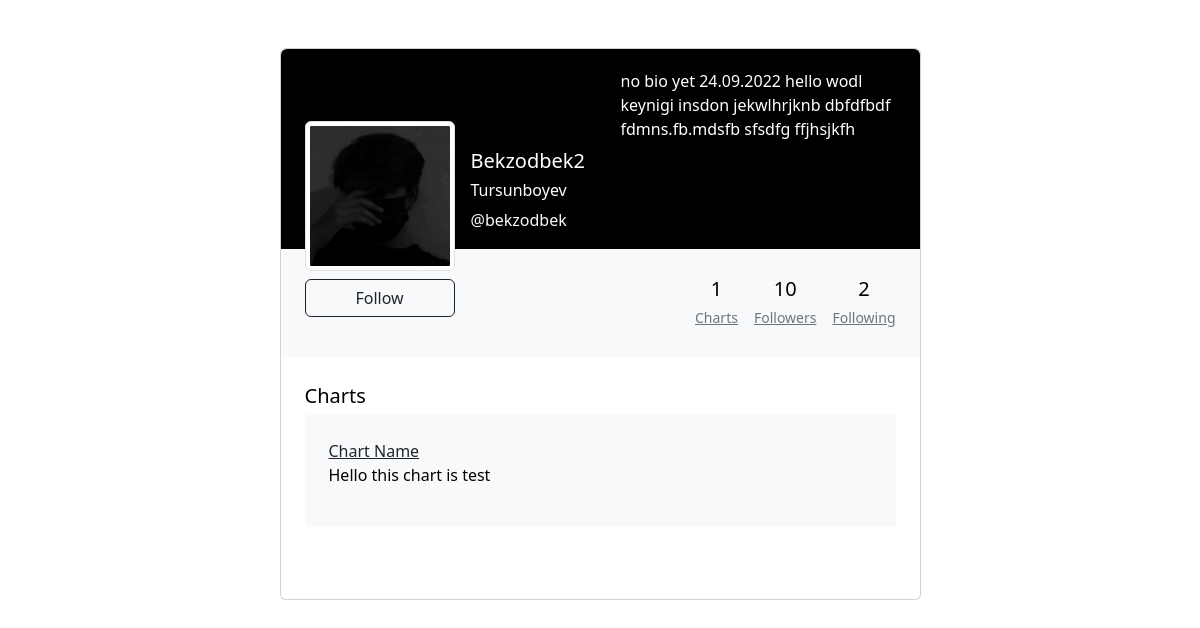
/bekzodbek?tab=charts, run on an earlier commit of the app's database.
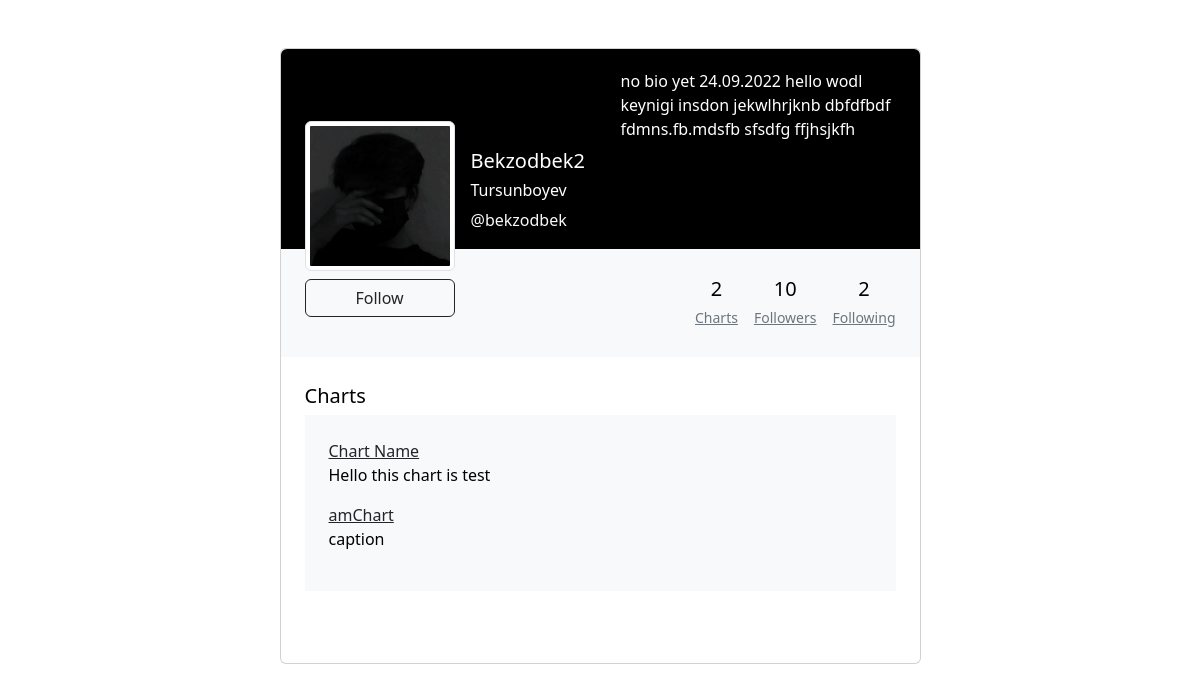
And on a later commit of the database.
### chart/models.py (models this page shows, shortened)
class MyUser(AbstractUser):
    is_organiser = models.BooleanField(default=False)
    is_agent = models.BooleanField(default=False)
    following = models.ManyToManyField(
        "self", blank=True, related_name="followers", symmetrical=False
    )

class Profile(models.Model):
    class Meta:
        verbose_name = "My Profile"
        verbose_name_plural = "Profile"
    custom_user = models.OneToOneField(MyUser, on_delete=models.CASCADE)
    image = models.ImageField(default="profile/profile.jpg", upload_to="profile")
    bio = models.CharField(max_length=100, null=True, blank=True, default="")
    is_online = models.BooleanField(default=False)

class Chart(models.Model):
    PIE = "Pie"
    COLUMN = "Column"
    CHART_CHOICES = [
        (PIE, "Pie Chart"),
        (COLUMN, "Column Chart")
    ]
    author = models.ForeignKey(MyUser, on_delete=models.CASCADE,related_name='chart' )
    name = models.CharField(max_length=150)
    slug = models.SlugField(unique=True)
    caption = models.TextField(max_length=700)
    created_on = models.DateTimeField(("date joined"), default=timezone.now)
    view_count = models.IntegerField(default=0)
    chart_type = models.CharField(max_length=15,choices=CHART_CHOICES, default=PIE)

### chart/views.py (the view)
# urls.py: path("<str:username>", ProfileView, name="profile"),
def ProfileView(request, username):
        user_p = User.objects.get(username=username)
        author = get_object_or_404(User, username=username)
        tab = request.GET.get('tab')
        title = None
        tab_chart = None
        tab_following = None
        tab_followers = None
        if tab == "charts":
            tab_chart = author.chart.all()
            title = "Charts"
        elif tab == "following": # followingda foydalanuvchi uchun followerslar keladi. followersda esa teskarisi
            tab_followers = user_p.followers.all().order_by('-id')
            title = "Following"
        elif tab == "followers":
            title = "Followers"
            tab_following = user_p.following.all().order_by('-id')
        else:
            title = f"Charts - @{user_p.username}"
        if request.user.is_authenticated:
            user_form = UpdateUserForm(instance=request.user)
            profile_form = UpdateProfileForm(instance=request.user.profile)
            if request.method == 'POST':
                user_form = UpdateUserForm(request.POST, instance=request.user)
                profile_form = UpdateProfileForm(request.POST,
                                                request.FILES,
                                                instance=request.user.profile)
                if user_form.is_valid() and profile_form.is_valid():
                    user_name = user_form.cleaned_data.get('username')
                    user_form.save()
                    profile_form.save()
                    return redirect("app:profile", user_name)
        else:
            user_form = None
            profile_form = None
        user_chart_count = author.chart.count()
        context = {
            "user_p": user_p,
            "user_following":tab_following,
            "user_followers":tab_followers,
            "user_form":user_form,
            "profile_form":profile_form,
            "tab_chart":tab_chart,
            "title":title,
            "user_chart_count":user_chart_count
        }
        return render(request, 'pages/profile.html', context)

### templates/pages/profile.html (shortened to what this page needs)
<!DOCTYPE html>
{% load static %}
<html lang="en">
<head>
  <link href="{% static 'assets/vendor/animate.css/animate.min.css' %}" rel="stylesheet">
  <link href="{% static 'assets/vendor/bootstrap/css/bootstrap.min.css' %}" rel="stylesheet">
  <link href="{% static 'assets/vendor/bootstrap-icons/bootstrap-icons.css' %}" rel="stylesheet">
  <link href="{% static 'assets/vendor/boxicons/css/boxicons.min.css' %}" rel="stylesheet">
  <link href="{% static 'assets/vendor/glightbox/css/glightbox.min.css' %}" rel="stylesheet">
  <link href="{% static 'assets/vendor/remixicon/remixicon.css' %}" rel="stylesheet">
  <link href="{% static 'assets/vendor/swiper/swiper-bundle.min.css' %}" rel="stylesheet">
  <link rel="stylesheet" href="{% static 'css/profile.css' %}">
</head>
<body>
  <section class="h-100 gradient-custom-2">
    <div class="container py-5 h-100">
      <div class="row d-flex justify-content-center align-items-center h-100">
        <div class="col col-lg-9 col-xl-7">
          <div class="card">
            <div class="rounded-top text-white d-flex flex-row" style="background-color: #000; height:200px;">
              <div class="ms-4 mt-5 d-flex flex-column" style="width: 150px;">
                <img src="{{ user_p.profile.image.url }}" alt="@{{ user_p.username }}"
                  class="img-fluid img-thumbnail mt-4 mb-2" style="width: 150px; z-index: 1">
                {% if request.user.username == user_p.username %}
                <button type="button" id="edit_btn" class="btn btn-outline-dark" data-mdb-ripple-color="dark" style="z-index: 1;">Edit
                  profile</button>
                {% else %}
                {% if user_p in request.user.followers.all %}
                <a href="{% url 'app:follow' user_p.username %}" class="btn btn-outline-danger"
                  data-mdb-ripple-color="dark" style="z-index: 1;">Unfollow</a>
                {% else %}
                <a href="{% url 'app:follow' user_p.username %}" class="btn btn-outline-dark"
                  data-mdb-ripple-color="dark" style="z-index: 1;">Follow</a>
                {% endif %}
                {% endif %}
              </div>
              <div class="ms-3" style="margin-top: 100px;">
                <h5>{{ user_p.first_name }}</h5>
                <h6>{{ user_p.last_name }}</h6>
                <p> <a class="text-light" href="{% url 'app:profile' user_p.username %}"
                    style="text-decoration: none;">@{{ user_p.username }}</a></p>
              </div>
              <p class="user_bio">
                {% if user_p.profile.bio %}
                {{ user_p.profile.bio }}
                {% endif %}
              </p>
            </div>
            <div class="p-4 text-black" style="background-color: #f8f9fa;">
              <div class="d-flex justify-content-end text-center py-1">
                <div>
                  <p class="mb-1 h5">{{user_chart_count}}</p>
                  <a href="?tab=charts" class="small text-muted mb-0">Charts</a>
                </div>
                <div class="px-3">
                  <p class="mb-1 h5">{{ user_p.following.count }}</p>
                  <a href="?tab=followers" class="small text-muted mb-0">Followers</a>
                </div>
                <div>
                  <p class="mb-1 h5">{{ user_p.followers.count }}</p>
                  <a href="?tab=following" class="small text-muted mb-0">Following</a>
                </div>
              </div>
            </div>
            <div class="card-body p-4 text-black">
              {% if tab_chart %}
              <div class="mb-5">
                <p class="lead fw-normal mb-1">Charts</p>
                <div class="p-4" style="background-color: #f8f9fa;">
                  {% for chart in tab_chart %}
                  <div>
                    <a class="text-dark" href="{% url 'app:chart' chart.slug %}">{{ chart.name }}</a>
                    <p>{{ chart.caption }}</p>
                  </div>
                  {% endfor %}
                </div>
              </div>
              {% endif %}
            </div>
          </div>
        </div>
      </div>
    </div>
  </section>
    {% if request.user.username == user_p.username %}
      {% load widget_tweaks %}
    {% endif %}
</body>
</html>

### static/css/profile.css (style rules this page uses)
* { margin: 0; padding: 0; box-sizing: border-box; }
.user_bio { position: absolute; z-index: 2; top: 20px; left: 340px; }

What changed in the data, as far as the page shows it:
added Chart: name "amChart", caption "caption"
Also different on the page:
{{ user_chart_count }}: "1" → "2"
